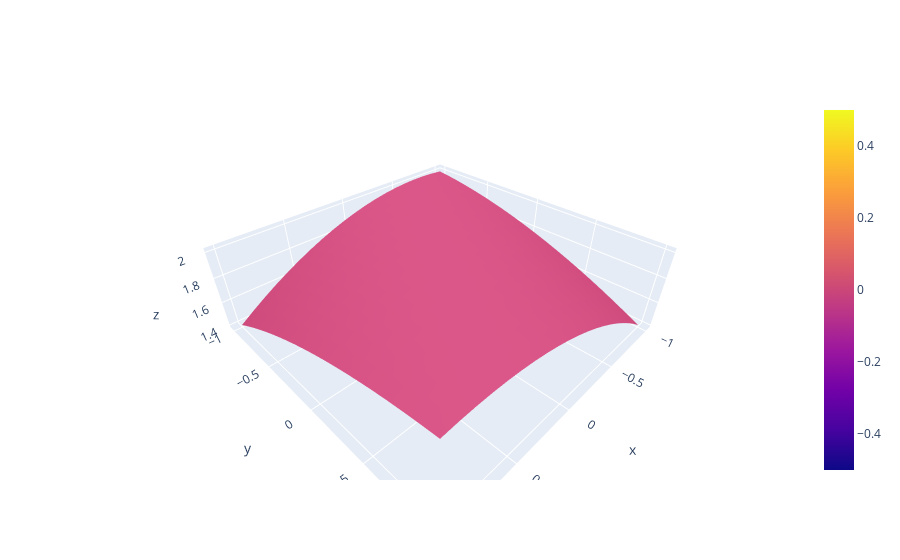

The notebook cell saved with this chart:
### Code cell
u, v = sympy.symbols("u v")
# f_explicit = sympy.sqrt(100 - v**2 - u**2)
# f_explicit = sympy.sqrt(100 - v**2 -2*u**2)
# f_explicit = sympy.sqrt(100 - (0.5*v - 0.5*u))
f_explicit = 2 + 0.1*(u-v)*(v-2*u)
x, y = u, v

# coordinate range
xx = np.linspace(-1, 1, 20)
yy = np.linspace(-1, 1, 20)

# make coordinate point
X, Y = np.meshgrid(xx, yy)

# dependent variable point on coordinate
f2 = sympy.lambdify((x, y), f_explicit)
Z = f2(X, Y)

fig = go.Figure(go.Surface(x=X, y=Y, z=Z, surfacecolor=np.zeros_like(Z)))
fig.show()

### Figure 1 — Plotly figure (JSON) as saved in the notebook; plotly's stock layout.template omitted (floating-point values rounded to 4 significant figures; data arrays with more than 128 entries replaced by an {"elided": "..."} marker saying what was removed)
{"data": [{"surfacecolor": {"elided": "20x20 int values"}, "type": "surface", "x": {"elided": "20x20 float values"}, "y": {"elided": "20x20 float values"}, "z": {"elided": "20x20 float values"}}], "layout": {}}
